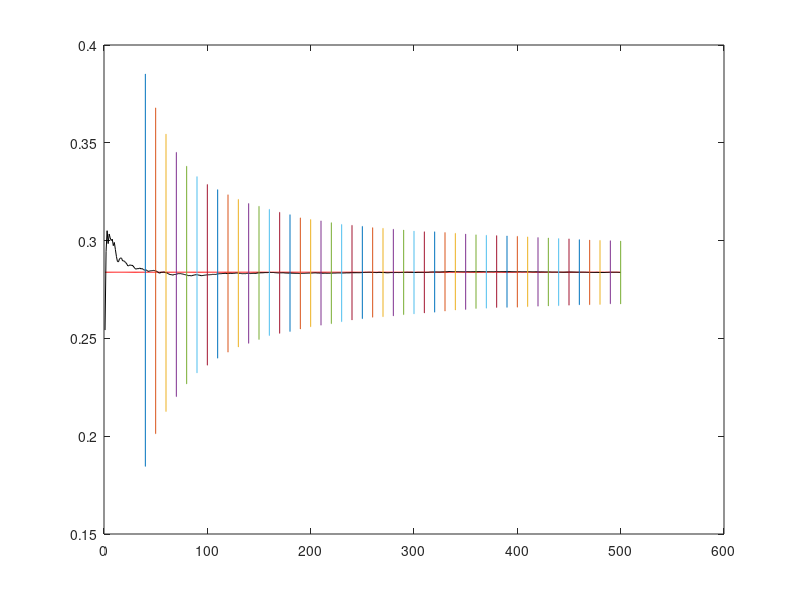

This chart was generated by the following MATLAB code:
%===========================================================
% Exercise 5.19
% Plot the mean value of the obtaoned estimate  and the 
% corresponding variance 
% applying the Robins-Monro algorithm.
%==========================================================

close 
L=2;%Dimension of the unknown vector
N=500; %Number of Data
theta=randn(L,1);%Unknown parameter
w=zeros(L,1);%Initial Estimate 

IterNo=1000;
wtot=zeros(N,IterNo);
noisevar=0.1;
X = randn(L,N);%Input
inputvec = @(n) X(:,n);

noise = randn(N,1)*sqrt(noisevar);%Noise process

y = zeros(N,1);
y(1:N) = X(:,1:N)'*theta;
y = y + noise;

for It=1:IterNo
    X = randn(L,N);
inputvec = @(n) X(:,n);

noise = randn(N,1)*sqrt(noisevar);

y = zeros(N,1);
y(1:N) = X(:,1:N)'*theta;
y = y + noise;
w=zeros(L,1);
        for i=1:N
          mu=1/(i); %Step size
        
            e=y(i)-w'*inputvec(i); %Error computation
            w=w+mu*e*inputvec(i);
        wtot(i,It)=w(1);
        end

end
theta1=theta(1)*ones(N,1);
plot(theta1,'r');hold on;
meanw=mean(wtot');
  plot(meanw,'k-');hold on
         for i=1:N
   
    if mod(i,10)==0 && i>30
    errorbar(i,meanw(i),std(wtot(i,:))) ;  hold on     
    end    
    end